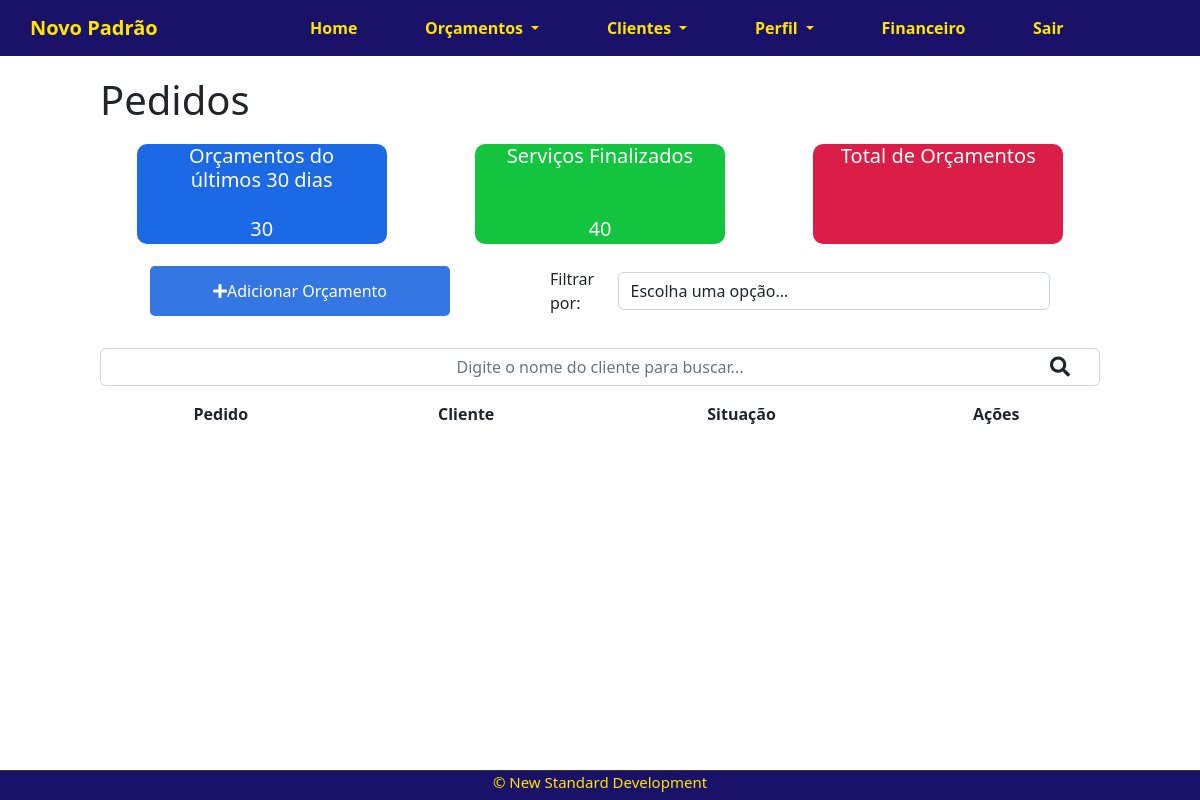
Before: /budgets/ (signed in) with the older database file.
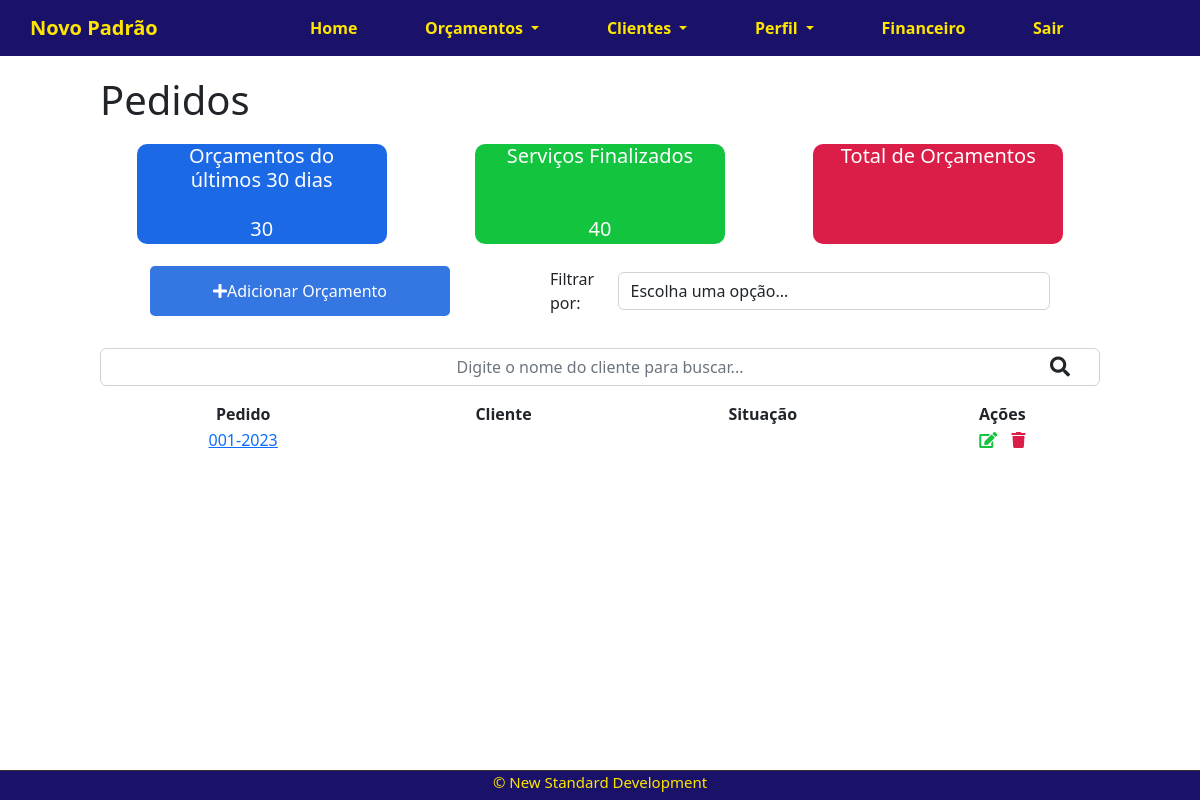
After: the same page with the newer database file.
### budgets/models.py (models this page shows, shortened)
class Budgets(models.Model):
    CONDITION = ("1","Pendente"),("2","Aprovado"),("3","Cancelado"),("4","Em andamento"),("5","Concluido"),
    client = models.ForeignKey(Clients,  null=True, on_delete=models.SET_NULL)
    user = models.ForeignKey(get_user_model(),  null=True, on_delete=models.CASCADE)
    number_budgets = models.CharField(max_length=10,unique=True)
    reference = models.CharField(max_length=500, null=True,blank=True)
    condition = models.CharField(
        max_length=500,
        choices=CONDITION,
        null=True,
        blank=True,
        default="1"
    )
    validity = models.DateField(null=True,blank=True)
    term = models.CharField(max_length=100,null=True,blank=True)
    obs = models.TextField(null=True,blank=True)
    create_at = models.DateTimeField(auto_now_add=True)
    update_at = models.DateTimeField(auto_now=True)

### budgets/views.py (the view)
# urls.py: path('budgets/', views.listBudgets, name='budgets-list'),
@login_required
def listBudgets(request):
    search = request.GET.get('search')
    filter = request.GET.get('filter')
    if search:
        budgets = Budgets.objects.filter(nome__icontains=search, user=request.user)
    elif filter:
        budgets = Budgets.objects.filter(condition=filter, user=request.user)
    else:
        budgets = Budgets.objects.all().order_by('-create_at').filter(user = request.user)
        paginator = Paginator(budgets,3)
        page = request.GET.get('page')
        budgets = paginator.get_page(page)
    print(request.user)
    budgetsCount = Budgets.objects.all().filter(user=request.user).count()
    context = {
        'budgets': budgets ,
        'budgetsCount':budgetsCount}
    return render(request, 'budgets.html', context)

### budgets/templates/budgets.html (shortened to what this page needs)
{% extends 'base.html' %}
{% block content %}
<div class="offset-1 col-10 list-div">
    <h1>Pedidos</h1>
    <div class="flex-container dashboard-client">
        <div class="col-4 dashboard-client-box" id="dashboard-client-lastdays">
            <h4>Orçamentos do <br> últimos 30 dias</h4>
            <span>30</span>
        </div>
        <div class="col-4 dashboard-client-box" id="dashboard-client-done">
            <h4>Serviços Finalizados</h4>
            <span>40</span>
        </div>
        <div class="col-4 dashboard-client-box" id="dashboard-client-doing">
            <h4>Total de Orçamentos</h4>
        </div>
    </div>
    <div class="flex-container filter-div">
        <div id="add-link">
            <a href="/budgets/newBudget/">
                <div class="col-2 add-div">
                    <i class="fas fa-plus"></i> Adicionar Orçamento
                </div>
            </a>
        </div>
        <div id="div-filter-span">
            <span>Filtrar por:</span>
            <select name="filter-budgets" id="filter-budgets" class="form-control">
                <option value="">Escolha uma opção...</option>
            </select>
        </div>
    </div>
    <div class=" flex-container search-div">
        <form method="GET" id="search-form">
            <input class="form-control" type="text" id="search" name="search"
                placeholder="Digite o nome do cliente para buscar..." value="{{ request.GET.search }}">
            <i class="fas fa-search" id="search-btn"></i>
        </form>
    </div>
    <div class="div-base-table">
        <table class="client-list">
            <thead>
                <tr>
                    <th>Pedido</th>
                    <th>Cliente</th>
                    <th>Situação</th>
                    <th>Ações</th>
                </tr>
            </thead>
            <tbody class="">
                {% for budget in budgets %}
                <tr>
                    <td>
                        <span class="">
                            <a href="">{{budget.number_budgets}}
                            </a>
                        </span>
                    </td>
                    <td>
                    </td>
                    <td>
                    </td>
                    <td class="buttons-actions">
                        <a href="">
                            <span>
                                <i class="fas fa-edit "></i>
                            </span>
                        </a>
                        <a href="" class="delete-btn">
                            <span>
                                <i class="fas fa-trash"></i>
                            </span>
                        </a>
                    </td>
                </tr>
                {%endfor %}
            </tbody>
        </table>
    </div>
</div>
{% endblock %}

### company/templates/base.html (shortened to what this page needs)
{% load static %}
<!DOCTYPE html>
<html lang="pt">
<head>
    <link href="{% static 'fontawesomefree/css/fontawesome.css' %}" rel="stylesheet" type="text/css">
    <link href="{% static 'fontawesomefree/css/brands.css' %}" rel="stylesheet" type="text/css">
    <link href="{% static 'fontawesomefree/css/solid.css' %}" rel="stylesheet" type="text/css">
    <link rel="stylesheet" href="https://use.fontawesome.com/releases/v5.7.2/css/all.css"
>
    <link rel="stylesheet" href="https://cdn.jsdelivr.net/npm/bootstrap@5.2.3/dist/css/bootstrap.min.css">
    <link rel="stylesheet" href="{% static 'css/style.css' %}">
</head>
<body>
    <div class="container-fluid">
        <nav class="navbar navbar-expand-sm navbar-light ">
            <a class="navbar-brand" href="/">Novo Padrão</a>
            <div class="collapse navbar-collapse list-dropdown" id="conteudoNavbarSuportado">
                <ul class="navbar-nav mr-auto">
                    <li class="nav-item active">
                        <a class="nav-link" href="/">Home </a>
                    </li>
                    {% if user.is_authenticated %}
                    <li class="nav-item dropdown">
                        <a class="nav-link dropdown-toggle" href="#" id="navbarDropdown" role="button"
                            data-toggle="dropdown" aria-haspopup="true" aria-expanded="false">
                            Orçamentos
                        </a>
                    </li>
                    <li class="nav-item dropdown">
                        <a class="nav-link dropdown-toggle" href="#" id="navbarDropdown" role="button"
                            data-toggle="dropdown" aria-haspopup="true" aria-expanded="false">
                            Clientes
                        </a>
                    </li>
                    <li class="nav-item dropdown">
                        <a class="nav-link dropdown-toggle" href="" id="navbarDropdown" role="button"
                            data-toggle="dropdown" aria-haspopup="true" aria-expanded="false">
                            Perfil
                        </a>
                    </li>
                    <li class="nav-item">
                        <a class="nav-link" href="#">Financeiro</a>
                    </li>
                    {% endif %}
                    {% if user.is_authenticated %}
                    <li class="nav-item">
                        <a class="nav-link" href="/accounts/logout">Sair</a>
                    </li>
                    {% endif %}
                </ul>
            </div>
        </nav>
        {% if user.is_authenticated %}
        <div class="div-base">
            {% block content %}
            {% endblock %}
        </div>
        {% endif %}
        <footer class="fixar-rodape">
            <p>&copy New Standard Development</p>
        </footer>
    </div>
</body>
</html>

### company/static/css/style.css (style rules this page uses)
body { width: 100%; }
.fixar-rodape { border-top: 1px solid #333; bottom: 0; left: 0; height: 30px; position: fixed; width: 100%; text-align: center; background-color: #1a1169; color: #ffe600; font-size: 15px; margin-top: 10px; }

### company/static/css/base.css (style rules this page uses)
.container-fluid { padding: 0; margin: 0; height: 100%; }
.div-base { display: flex; align-items: center; justify-content: center; }

### company/static/css/Navbar.css (style rules this page uses)
.navbar { background-color: #1a1169; width: 100%; color: #d0ff00; align-items: center; }
.navbar a { padding-left: 30px; font-weight: bold; font-size: 20px; color: #ffe600; }
.navbar ul li a { font-size: 100%; }
h1 { margin-top: 20px; margin-bottom: 20px; }
.list-dropdown { width: 100%; justify-content: center; }
.list-dropdown ul { justify-content: space-around; width: 80%; }

### company/static/css/DashboardClients.css (style rules this page uses)
.dashboard-client { padding: 0; width: 100%; display: flex; margin-bottom: 20px; justify-content: space-around; }
.dashboard-client h4 { font-size: 20px }
.dashboard-client span { font-size: 100%; display: flex; justify-content: center; width: 100%; }
.dashboard-client-box { float: left; background-color: #DFDFDF; color: #FFF; display: flex; flex-direction: column; justify-content: space-between; box-sizing: border-box; height: 100px; width: 250px; text-align: center; align-items: center; border-radius: 10px; }
.dashboard-client-box span { font-size: 20px; }
.dashboard-client-box:nth-child(2) { margin-left: 1.5%; margin-right: 1.5%; }
#dashboard-client-lastdays { background-color: #1c69e6; }
#dashboard-client-done { background-color: #13c43f; }
#dashboard-client-doing { background-color: #db1e47; }
#add-link { width: 30%; text-decoration: none; align-items: center; }
#add-link a { text-decoration: none; }
.add-div { background-color: #3476e2; cursor: pointer; color: #FFF; text-align: center; border-radius: 5px; width: 100%; height: 50px; display: flex; font-size: 100%; align-items: center; justify-content: center; }
.fas.fa-plus { color: #FFF; font-size: 100%; text-align: center; }
.filter-div { margin-bottom: 0; padding: 0; display: flex; justify-content: space-around; align-items: center; width: 100%; }
#div-filter-span { width: 50%; display: flex; align-items: center; justify-content: space-around; }
.search-div { padding: 0; margin-top: 30px; margin-bottom: 15px; width: 100%; }
#search-form { display: flex; position: relative; align-items: center; width: 100%; text-align: center; justify-content: right; }
#search-form input { text-align: center; }
#search-btn { width: 50px; font-size: 20px; display: flex; position: absolute; float: right; }
.fas.fa-search { cursor: pointer; }
.list-div { padding: 0; margin-left: 0; }
.client-list { padding-left: 0; width: 100%; text-align: center; }
.div-base-table { display: flex; flex-direction: column; justify-content: center; margin-bottom: 20px; }
.buttons-actions a { text-decoration: none; }
.fas.fa-trash { color: #db1e47; cursor: pointer; padding-left: 10px; }
.fas.fa-edit { color: #13c43f; cursor: pointer; }

### company/static/css/ViewClient.css (style rules this page uses)
.client-view input[type=text], select { width: 100%; padding: 5px 10px; margin: 8px 0; display: inline-block; border: 1px solid #ccc; border-radius: 4px; box-sizing: border-box; }

Changed rows visible on the page:
now on this page (row edited): Budgets: number_budgets "001-2023"
